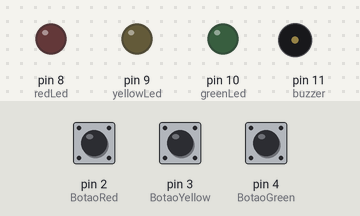
Simulated run of this sketch. Board: Arduino Uno, built with avr-gcc and run on an emulated ATmega328P. Parts: output pins drawn as LEDs (lit = HIGH), buzzer (waves = sounding). Inputs (shaded band) come from the test bench; at power-on: pin 3 (BotaoYellow) LOW, pin 2 (BotaoRed) LOW, pin 4 (BotaoGreen) LOW.

Above: at 1.2 s.
1.3 s: pin 3 (BotaoYellow) pulled HIGH for 0.15 s
At 2.4 s:
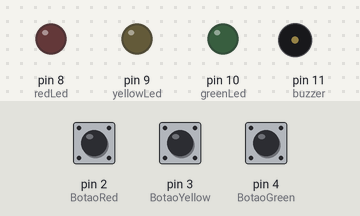
3.0 s: pin 2 (BotaoRed) pulled HIGH for 0.15 s
At 3.7 s:
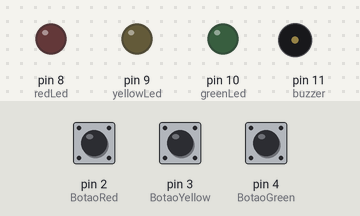
4.7 s: pin 4 (BotaoGreen) pulled HIGH for 0.15 s
At 6.1 s:
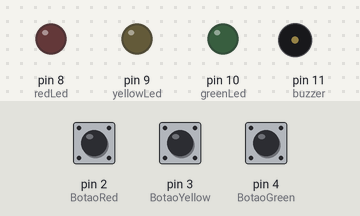
6.4 s: pin 2 (BotaoRed) pulled HIGH for 1 s
At 7.1 s:
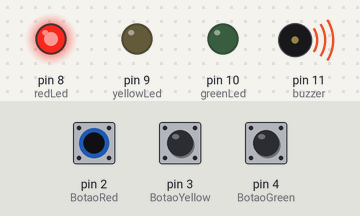
8.9 s: pin 3 (BotaoYellow) pulled HIGH for 1 s
At 9.7 s:
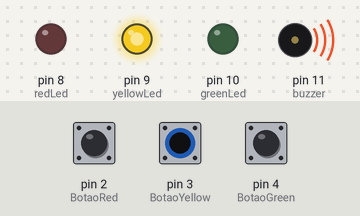
11.4 s: pin 4 (BotaoGreen) pulled HIGH for 0.15 s
At 12.5 s:
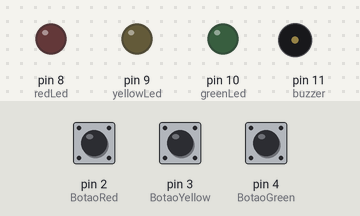
Timing chart, 0 to 14.1 s (numbered marks = the images above; inputs shaded):
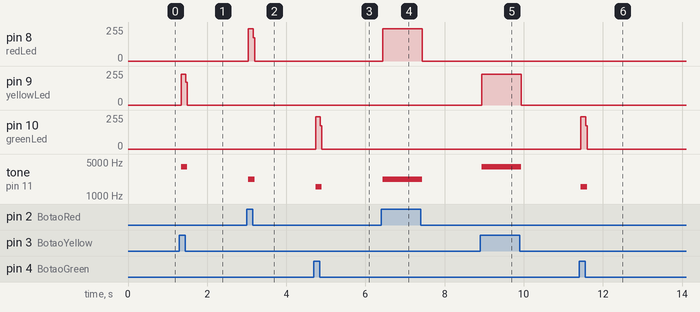

The sketch:

Piano.ino
```cpp
/*
* @author Ionésio Junior
*/

//Variaveis para ligar os leds
const int redLed = 8;
const int yellowLed = 9;
const int greenLed = 10;

const int buzzer = 11;
int tom = 0;

//Variaveis para leitura dos botoes
const int BotaoRed = 2;
const int BotaoYellow = 3;
const int BotaoGreen = 4;

//Estado de cada botao (0/LOW - Desligado , 1/HIGH - Ligado)
int EstadoBotaoRed = 0;
int EstadoBotaoYellow = 0;
int EstadoBotaoGreen = 0;

void setup(){
  //Definindo Saídas (leds)
  pinMode(redLed, OUTPUT);
  pinMode(yellowLed,OUTPUT);
  pinMode(greenLed,OUTPUT);
  pinMode(buzzer,OUTPUT);

  //Definindo entradas (Botoes)
  pinMode(BotaoRed, INPUT);
  pinMode(BotaoYellow,INPUT);
  pinMode(BotaoGreen,INPUT);
}

void loop(){
  EstadoBotaoYellow = digitalRead(BotaoYellow);
  EstadoBotaoRed = digitalRead(BotaoRed);
  EstadoBotaoGreen = digitalRead(BotaoGreen);

  if(EstadoBotaoYellow && !EstadoBotaoRed && !EstadoBotaoGreen){
        tom = 100;
        digitalWrite(yellowLed,HIGH);
   }else{
        digitalWrite(yellowLed,LOW);
   }

   if(EstadoBotaoRed && !EstadoBotaoYellow && !EstadoBotaoGreen){
         tom = 200;
         digitalWrite(redLed,HIGH);
    }else{
        digitalWrite(redLed,LOW);
    }

  if(EstadoBotaoGreen && !EstadoBotaoYellow && !EstadoBotaoRed){
      tom = 300;
      digitalWrite(greenLed,HIGH);
  }else{
      digitalWrite(greenLed,LOW);
  }
  if(tom > 0){
    digitalWrite(buzzer,HIGH);
    delayMicroseconds(tom); // Espera o tempo proporcional ao comprimento de onda da nota musical em milisegundos
    digitalWrite(buzzer,LOW);
    delayMicroseconds(tom);
    tom = 0;
    digitalWrite(greenLed,LOW);
    digitalWrite(yellowLed,LOW);
    digitalWrite(redLed,LOW);
  }
}
```

Measured:
- after the input at 1.3 s, pin 9 (yellowLed): 0/255 → 232/255 at once, → 0/255 0.12 s later; tone on pin 11 (buzzer): silent → 4019 Hz at once, → silent 0.16 s later
- after the input at 3.0 s, pin 8 (redLed): 0/255 → 242/255 at once, → 0/255 0.12 s later; tone on pin 11 (buzzer): silent → 2226 Hz at once, → silent 0.16 s later
- after the input at 4.7 s, pin 10 (greenLed): 0/255 → 241/255 at once, → 0/255 0.12 s later; tone on pin 11 (buzzer): silent → 1541 Hz at once, → silent 0.16 s later
- after the input at 6.4 s, pin 8 (redLed): 0/255 → 242/255 at once, → 0/255 1.0 s later; tone on pin 11 (buzzer): silent → 2226 Hz at once, → silent 1.0 s later
- after the input at 8.9 s, pin 9 (yellowLed): 0/255 → 232/255 at once, → 0/255 1.0 s later; tone on pin 11 (buzzer): silent → 4019 Hz at once, → silent 1.0 s later
- after the input at 11.4 s, pin 10 (greenLed): 0/255 → 241/255 at once, → 0/255 0.12 s later; tone on pin 11 (buzzer): silent → 1541 Hz at once, → silent 0.16 s later
